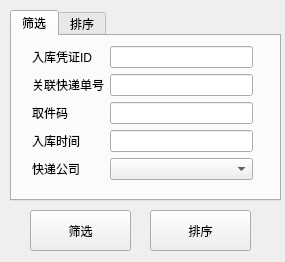
<?xml version="1.0" encoding="UTF-8"?>
<ui version="4.0">
 <class>MInstorgeRecord</class>
 <widget class="QWidget" name="MInstorgeRecord">
  <property name="geometry">
   <rect>
    <x>0</x>
    <y>0</y>
    <width>285</width>
    <height>262</height>
   </rect>
  </property>
  <property name="windowTitle">
   <string>Form</string>
  </property>
  <widget class="QPushButton" name="pushButton_select">
   <property name="geometry">
    <rect>
     <x>30</x>
     <y>210</y>
     <width>101</width>
     <height>41</height>
    </rect>
   </property>
   <property name="text">
    <string>筛选</string>
   </property>
  </widget>
  <widget class="QPushButton" name="pushButton_sort">
   <property name="geometry">
    <rect>
     <x>150</x>
     <y>210</y>
     <width>101</width>
     <height>41</height>
    </rect>
   </property>
   <property name="text">
    <string>排序</string>
   </property>
  </widget>
  <widget class="QTabWidget" name="tabWidget">
   <property name="geometry">
    <rect>
     <x>10</x>
     <y>10</y>
     <width>271</width>
     <height>191</height>
    </rect>
   </property>
   <property name="currentIndex">
    <number>0</number>
   </property>
   <widget class="QWidget" name="tab">
    <attribute name="title">
     <string>筛选</string>
    </attribute>
    <widget class="QWidget" name="formLayoutWidget">
     <property name="geometry">
      <rect>
       <x>20</x>
       <y>10</y>
       <width>221</width>
       <height>141</height>
      </rect>
     </property>
     <layout class="QFormLayout" name="formLayout">
      <item row="0" column="0">
       <widget class="QLabel" name="label_2">
        <property name="text">
         <string>入库凭证ID</string>
        </property>
       </widget>
      </item>
      <item row="0" column="1">
       <widget class="QLineEdit" name="lineEdit_select_iid"/>
      </item>
      <item row="1" column="0">
       <widget class="QLabel" name="label_3">
        <property name="text">
         <string>关联快递单号</string>
        </property>
       </widget>
      </item>
      <item row="1" column="1">
       <widget class="QLineEdit" name="lineEdit_select_pid"/>
      </item>
      <item row="2" column="0">
       <widget class="QLabel" name="label_4">
        <property name="text">
         <string>取件码</string>
        </property>
       </widget>
      </item>
      <item row="2" column="1">
       <widget class="QLineEdit" name="lineEdit_select_key"/>
      </item>
      <item row="4" column="0">
       <widget class="QLabel" name="label_10">
        <property name="text">
         <string>快递公司</string>
        </property>
       </widget>
      </item>
      <item row="3" column="1">
       <widget class="QLineEdit" name="lineEdit_select_time"/>
      </item>
      <item row="3" column="0">
       <widget class="QLabel" name="label_9">
        <property name="text">
         <string>入库时间</string>
        </property>
       </widget>
      </item>
      <item row="4" column="1">
       <widget class="QComboBox" name="comboBox_select_company">
        <item>
         <property name="text">
          <string/>
         </property>
        </item>
        <item>
         <property name="text">
          <string>中通</string>
         </property>
        </item>
        <item>
         <property name="text">
          <string>圆通</string>
         </property>
        </item>
        <item>
         <property name="text">
          <string>申通</string>
         </property>
        </item>
        <item>
         <property name="text">
          <string>韵达</string>
         </property>
        </item>
        <item>
         <property name="text">
          <string>中国邮政</string>
         </property>
        </item>
        <item>
         <property name="text">
          <string>京东</string>
         </property>
        </item>
        <item>
         <property name="text">
          <string>顺丰</string>
         </property>
        </item>
        <item>
         <property name="text">
          <string>极兔</string>
         </property>
        </item>
       </widget>
      </item>
     </layout>
    </widget>
   </widget>
   <widget class="QWidget" name="tab_2">
    <attribute name="title">
     <string>排序</string>
    </attribute>
    <widget class="QWidget" name="formLayoutWidget_2">
     <property name="geometry">
      <rect>
       <x>40</x>
       <y>10</y>
       <width>189</width>
       <height>135</height>
      </rect>
     </property>
     <layout class="QFormLayout" name="formLayout_2">
      <item row="0" column="0">
       <widget class="QLabel" name="label_7">
        <property name="text">
         <string>入库时间</string>
        </property>
       </widget>
      </item>
      <item row="0" column="1">
       <widget class="QComboBox" name="comboBox_sort_time">
        <item>
         <property name="text">
          <string/>
         </property>
        </item>
        <item>
         <property name="text">
          <string>由旧到新</string>
         </property>
        </item>
        <item>
         <property name="text">
          <string>由新到旧</string>
         </property>
        </item>
       </widget>
      </item>
      <item row="1" column="0">
       <widget class="QLabel" name="label_8">
        <property name="text">
         <string>入库单号</string>
        </property>
       </widget>
      </item>
      <item row="1" column="1">
       <widget class="QComboBox" name="comboBox_sort_iid">
        <item>
         <property name="text">
          <string/>
         </property>
        </item>
        <item>
         <property name="text">
          <string>升序排列</string>
         </property>
        </item>
        <item>
         <property name="text">
          <string>降序排列</string>
         </property>
        </item>
       </widget>
      </item>
      <item row="2" column="0">
       <widget class="QLabel" name="label">
        <property name="text">
         <string>取件码</string>
        </property>
       </widget>
      </item>
      <item row="2" column="1">
       <widget class="QComboBox" name="comboBox_sort_key">
        <item>
         <property name="text">
          <string/>
         </property>
        </item>
        <item>
         <property name="text">
          <string>升序</string>
         </property>
        </item>
        <item>
         <property name="text">
          <string>降序</string>
         </property>
        </item>
       </widget>
      </item>
      <item row="3" column="0">
       <widget class="QLabel" name="label_5">
        <property name="text">
         <string>快递公司</string>
        </property>
       </widget>
      </item>
      <item row="3" column="1">
       <widget class="QComboBox" name="comboBox_sort_company">
        <item>
         <property name="text">
          <string/>
         </property>
        </item>
        <item>
         <property name="text">
          <string>首字符升序</string>
         </property>
        </item>
        <item>
         <property name="text">
          <string>首字幕降序</string>
         </property>
        </item>
       </widget>
      </item>
     </layout>
    </widget>
   </widget>
  </widget>
 </widget>
 <resources/>
 <connections/>
</ui>
